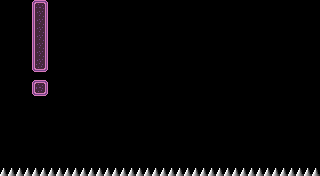

This game map was drawn from its Tiled (.tmx) file and the tilesets committed beside it. A one-line description and the full map source follow:
An orthogonal 40x22 tile map with 8x8 px tiles, 1 tile layer (Tile Layer 1) and 34 objects.

<map version="1.10" tiledversion="1.10.2" orientation="orthogonal" renderorder="right-down" width="40" height="22" tilewidth="8" tileheight="8" infinite="0" nextlayerid="4" nextobjectid="43">
 <tileset firstgid="1" source="../../../purple.tsx" />
 <layer id="1" name="Tile Layer 1" width="40" height="22">
  <data encoding="csv">
0,0,0,0,1,3,0,0,0,0,0,0,0,0,0,0,0,0,0,0,0,0,0,0,0,0,0,0,0,0,0,0,0,0,0,0,0,0,0,0,
0,0,0,0,17,19,0,0,0,0,0,0,0,0,0,0,0,0,0,0,0,0,0,0,0,0,0,0,0,0,0,0,0,0,0,0,0,0,0,0,
0,0,0,0,17,19,0,0,0,0,0,0,0,0,0,0,0,0,0,0,0,0,0,0,0,0,0,0,0,0,0,0,0,0,0,0,0,0,0,0,
0,0,0,0,17,19,0,0,0,0,0,0,0,0,0,0,0,0,0,0,0,0,0,0,0,0,0,0,0,0,0,0,0,0,0,0,0,0,0,0,
0,0,0,0,17,19,0,0,0,0,0,0,0,0,0,0,0,0,0,0,0,0,0,0,0,0,0,0,0,0,0,0,0,0,0,0,0,0,0,0,
0,0,0,0,17,19,0,0,0,0,0,0,0,0,0,0,0,0,0,0,0,0,0,0,0,0,0,0,0,0,0,0,0,0,0,0,0,0,0,0,
0,0,0,0,17,19,0,0,0,0,0,0,0,0,0,0,0,0,0,0,0,0,0,0,0,0,0,0,0,0,0,0,0,0,0,0,0,0,0,0,
0,0,0,0,17,19,0,0,0,0,0,0,0,0,0,0,0,0,0,0,0,0,0,0,0,0,0,0,0,0,0,0,0,0,0,0,0,0,0,0,
0,0,0,0,33,35,0,0,0,0,0,0,0,0,0,0,0,0,0,0,0,0,0,0,0,0,0,0,0,0,0,0,0,0,0,0,0,0,0,0,
0,0,0,0,0,0,0,0,0,0,0,0,0,0,0,0,0,0,0,0,0,0,0,0,0,0,0,0,0,0,0,0,0,0,0,0,0,0,0,0,
0,0,0,0,1,3,0,0,0,0,0,0,0,0,0,0,0,0,0,0,0,0,0,0,0,0,0,0,0,0,0,0,0,0,0,0,0,0,0,0,
0,0,0,0,33,35,0,0,0,0,0,0,0,0,0,0,0,0,0,0,0,0,0,0,0,0,0,0,0,0,0,0,0,0,0,0,0,0,0,0,
0,0,0,0,0,0,0,0,0,0,0,0,0,0,0,0,0,0,0,0,0,0,0,0,0,0,0,0,0,0,0,0,0,0,0,0,0,0,0,0,
0,0,0,0,0,0,0,0,0,0,0,0,0,0,0,0,0,0,0,0,0,0,0,0,0,0,0,0,0,0,0,0,0,0,0,0,0,0,0,0,
0,0,0,0,0,0,0,0,0,0,0,0,0,0,0,0,0,0,0,0,0,0,0,0,0,0,0,0,0,0,0,0,0,0,0,0,0,0,0,0,
0,0,0,0,0,0,0,0,0,0,0,0,0,0,0,0,0,0,0,0,0,0,0,0,0,0,0,0,0,0,0,0,0,0,0,0,0,0,0,0,
0,0,0,0,0,0,0,0,0,0,0,0,0,0,0,0,0,0,0,0,0,0,0,0,0,0,0,0,0,0,0,0,0,0,0,0,0,0,0,0,
0,0,0,0,0,0,0,0,0,0,0,0,0,0,0,0,0,0,0,0,0,0,0,0,0,0,0,0,0,0,0,0,0,0,0,0,0,0,0,0,
0,0,0,0,0,0,0,0,0,0,0,0,0,0,0,0,0,0,0,0,0,0,0,0,0,0,0,0,0,0,0,0,0,0,0,0,0,0,0,0,
0,0,0,0,0,0,0,0,0,0,0,0,0,0,0,0,0,0,0,0,0,0,0,0,0,0,0,0,0,0,0,0,0,0,0,0,0,0,0,0,
0,0,0,0,0,0,0,0,0,0,0,0,0,0,0,0,0,0,0,0,0,0,0,0,0,0,0,0,0,0,0,0,0,0,0,0,0,0,0,0,
131,131,131,131,131,131,131,131,131,131,131,131,131,131,131,131,131,131,131,131,131,131,131,131,131,131,131,131,131,131,131,131,131,131,131,131,131,131,131,131
</data>
 </layer>
 <objectgroup id="3" name="buef">
  <object id="1" gid="130" x="0" y="144" width="8" height="8">
   <properties>
    <property name="direction" value="E" />
    <property name="distance" type="int" value="33" />
   </properties>
  </object>
  <object id="2" gid="130" x="8" y="144" width="8" height="8">
   <properties>
    <property name="direction" value="E" />
    <property name="distance" type="int" value="33" />
   </properties>
  </object>
  <object id="3" gid="130" x="16" y="144" width="8" height="8">
   <properties>
    <property name="direction" value="E" />
    <property name="distance" type="int" value="33" />
   </properties>
  </object>
  <object id="4" gid="130" x="32" y="144" width="8" height="8">
   <properties>
    <property name="direction" value="E" />
    <property name="distance" type="int" value="33" />
   </properties>
  </object>
  <object id="5" gid="130" x="24" y="144" width="8" height="8">
   <properties>
    <property name="direction" value="E" />
    <property name="distance" type="int" value="33" />
   </properties>
  </object>
  <object id="7" gid="130" x="40" y="144" width="8" height="8">
   <properties>
    <property name="direction" value="E" />
    <property name="distance" type="int" value="33" />
   </properties>
  </object>
  <object id="8" gid="130" x="48" y="144" width="8" height="8">
   <properties>
    <property name="direction" value="E" />
    <property name="distance" type="int" value="33" />
   </properties>
  </object>
  <object id="9" gid="130" x="264" y="112" width="8" height="8">
   <properties>
    <property name="direction" value="W" />
    <property name="distance" type="int" value="33" />
   </properties>
  </object>
  <object id="10" gid="130" x="272" y="112" width="8" height="8">
   <properties>
    <property name="direction" value="W" />
    <property name="distance" type="int" value="33" />
   </properties>
  </object>
  <object id="11" gid="130" x="280" y="112" width="8" height="8">
   <properties>
    <property name="direction" value="W" />
    <property name="distance" type="int" value="33" />
   </properties>
  </object>
  <object id="12" gid="130" x="288" y="112" width="8" height="8">
   <properties>
    <property name="direction" value="W" />
    <property name="distance" type="int" value="33" />
   </properties>
  </object>
  <object id="13" gid="130" x="296" y="112" width="8" height="8">
   <properties>
    <property name="direction" value="W" />
    <property name="distance" type="int" value="33" />
   </properties>
  </object>
  <object id="14" gid="130" x="304" y="112" width="8" height="8">
   <properties>
    <property name="direction" value="W" />
    <property name="distance" type="int" value="33" />
   </properties>
  </object>
  <object id="15" gid="130" x="312" y="112" width="8" height="8">
   <properties>
    <property name="direction" value="W" />
    <property name="distance" type="int" value="33" />
   </properties>
  </object>
  <object id="23" gid="130" x="0" y="80" width="8" height="8">
   <properties>
    <property name="direction" value="E" />
    <property name="distance" type="int" value="33" />
   </properties>
  </object>
  <object id="24" gid="130" x="8" y="80" width="8" height="8">
   <properties>
    <property name="direction" value="E" />
    <property name="distance" type="int" value="33" />
   </properties>
  </object>
  <object id="25" gid="130" x="16" y="80" width="8" height="8">
   <properties>
    <property name="direction" value="E" />
    <property name="distance" type="int" value="33" />
   </properties>
  </object>
  <object id="26" gid="130" x="32" y="80" width="8" height="8">
   <properties>
    <property name="direction" value="E" />
    <property name="distance" type="int" value="33" />
   </properties>
  </object>
  <object id="27" gid="130" x="24" y="80" width="8" height="8">
   <properties>
    <property name="direction" value="E" />
    <property name="distance" type="int" value="33" />
   </properties>
  </object>
  <object id="28" gid="130" x="40" y="80" width="8" height="8">
   <properties>
    <property name="direction" value="E" />
    <property name="distance" type="int" value="33" />
   </properties>
  </object>
  <object id="29" gid="130" x="48" y="80" width="8" height="8">
   <properties>
    <property name="direction" value="E" />
    <property name="distance" type="int" value="33" />
   </properties>
  </object>
  <object id="30" gid="129" x="144" y="56" width="8" height="8" />
  <object id="31" gid="129" x="168" y="56" width="8" height="8" />
  <object id="32" gid="129" x="160" y="56" width="8" height="8" />
  <object id="33" gid="129" x="152" y="56" width="8" height="8" />
  <object id="34" gid="129" x="192" y="72" width="8" height="8" />
  <object id="35" gid="129" x="200" y="72" width="8" height="8" />
  <object id="36" gid="129" x="208" y="72" width="8" height="8" />
  <object id="37" gid="129" x="120" y="32" width="8" height="8" />
  <object id="38" gid="129" x="112" y="32" width="8" height="8" />
  <object id="39" gid="129" x="96" y="32" width="8" height="8" />
  <object id="40" gid="129" x="104" y="32" width="8" height="8" />
  <object id="41" gid="129" x="128" y="32" width="8" height="8" />
  <object id="42" gid="193" x="144" y="24" width="8" height="8">
   <properties>
    <property name="destination" value="assets/levels/MAIN/W2/15.tmx" />
   </properties>
  </object>
 </objectgroup>
</map>
